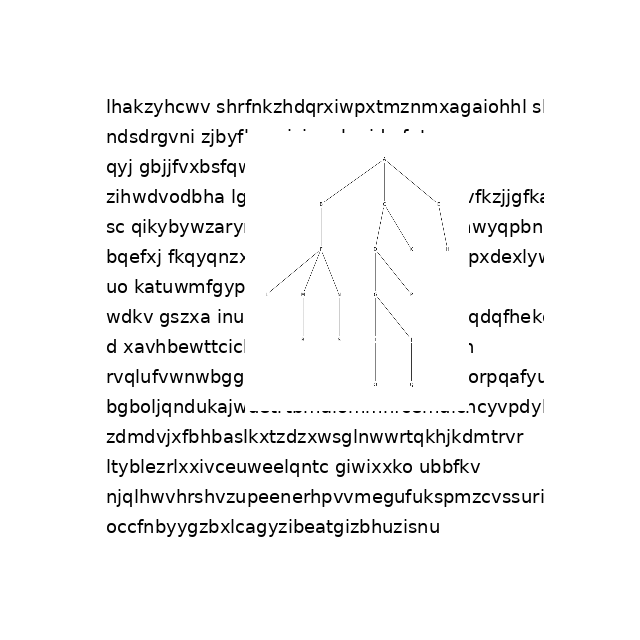
#> input picture dataset/synthetic_graphs_on_synthetic_pages/images/val/tree100_comp1.png, 640 x 640 px, found by its file name; its folder holds only this picture in this run
$ python generate_synthetic_data_stemma_on_page.py
#> lines starting #> are read from the running program, lines starting #| are printed output that depends on the picture
# code A. Hoenen, 2025, CC BY-NC 4.0 https://creativecommons.org/licenses/by-nc/4.0/

import os
import cv2
import numpy as np
import random
from PIL import Image, ImageDraw, ImageFont

# Set up directories
input_dir = "dataset/graphs/images/val"
output_img_dir = "dataset/synthetic_graphs_on_synthetic_pages/images/val"
output_lbl_dir = "dataset/synthetic_graphs_on_synthetic_pages/labels/val"
os.makedirs(output_img_dir, exist_ok=True)
os.makedirs(output_lbl_dir, exist_ok=True)

def create_random_text_background_with_margin(full_width=640, full_height=640, margin_ratio=0.15, line_count=20):
    # Create full white canvas
    full_img = Image.new('RGB', (full_width, full_height), color='white')

    # Compute inner content area (90% of full size)
    margin_x = int(full_width * margin_ratio)
    margin_y = int(full_height * margin_ratio)
    inner_width = full_width - 2 * margin_x
    inner_height = full_height - 2 * margin_y

    # Create inner text content area
    inner_img = Image.new('RGB', (inner_width, inner_height), color='white')
    draw = ImageDraw.Draw(inner_img)

    try:
        font = ImageFont.truetype("DejaVuSans.ttf", 18)
    except:
        font = ImageFont.load_default()

    for i in range(line_count):
        text = ''.join(random.choices(" abcdefghijklmnopqrstuvwxyz", k=random.randint(30, 70)))
        draw.text((10, i * 30), text, font=font, fill='black')

    # Paste inner content into white canvas
    full_img.paste(inner_img, (margin_x, margin_y))

    return np.array(full_img), margin_x, margin_y, inner_width, inner_height
# Generate synthetic background (fake page with text)
def create_random_text_background(width=640, height=640, line_count=20):
    img = Image.new('RGB', (width, height), color='white')
    draw = ImageDraw.Draw(img)

    try:
        font = ImageFont.truetype("DejaVuSans.ttf", 18)
    except:
        font = ImageFont.load_default()

    for i in range(line_count):
        text = ''.join(random.choices(" abcdefghijklmnopqrstuvwxyz", k=random.randint(30, 70)))
        draw.text((10, 30 * i), text, font=font, fill='black')

    return np.array(img)

# Convert to YOLO format
def convert_to_yolo(x, y, w, h, img_w, img_h):
    x_center = (x + w / 2) / img_w
    y_center = (y + h / 2) / img_h
    return [x_center, y_center, w / img_w, h / img_h]

label = 0
N_AUG = 3

for filename in os.listdir(input_dir):
    if filename.endswith(".png"):
        img_path = os.path.join(input_dir, filename)
        base_name = os.path.splitext(filename)[0]

        obj_img = cv2.imread(img_path, cv2.IMREAD_UNCHANGED)
#> obj_img is the input picture: shape (640, 640, 3); min 0, max 255, mean 244.6
        if obj_img is None:
            continue

        for aug_idx in range(N_AUG):
            # Create background
            bg_img, margin_x, margin_y, content_w, content_h = create_random_text_background_with_margin()
            bg_h, bg_w, _ = bg_img.shape

            # Resize object image to 100–300 px width
            # Resize object image
            scale = random.uniform(0.2, 0.4)
            new_w = int(bg_w * scale)
            aspect_ratio = obj_img.shape[0] / obj_img.shape[1]
            new_h = int(new_w * aspect_ratio)
            resized_obj = cv2.resize(obj_img, (new_w, new_h))

            # Placement range inside content area (respecting margin)
            max_x = margin_x + content_w - new_w
            min_x = margin_x

            max_y = margin_y + content_h - new_h
            min_y = margin_y

            if max_x < min_x or max_y < min_y:
                print(f"⚠️ Skipped {filename} at augmentation {aug_idx+1}: object too large for margins.")
                continue

            x_offset = random.randint(min_x, max_x)
            y_offset = random.randint(min_y, max_y)

            # Paste object onto background
            # If object has 4 channels, use alpha blending
            if resized_obj.shape[2] == 4:
                alpha = resized_obj[:, :, 3] / 255.0  # normalize alpha to 0–1
                for c in range(3):  # for R, G, B channels
                    bg_img[y_offset:y_offset+new_h, x_offset:x_offset+new_w, c] = (
                        alpha * resized_obj[:, :, c] +
                        (1 - alpha) * bg_img[y_offset:y_offset+new_h, x_offset:x_offset+new_w, c]
                    )
            else:
                # No alpha channel, paste directly
                bg_img[y_offset:y_offset+new_h, x_offset:x_offset+new_w] = resized_obj

            # Convert to YOLO format
            yolo_bbox = convert_to_yolo(x_offset, y_offset, new_w, new_h, bg_w, bg_h)

            # Save image
            out_name = f"{base_name}_comp{aug_idx+1}"
            out_img_path = os.path.join(output_img_dir, out_name + ".png")
            out_lbl_path = os.path.join(output_lbl_dir, out_name + ".txt")
            cv2.imwrite(out_img_path, bg_img)

            # Save label
            with open(out_lbl_path, "w") as f:
                f.write(f"{label} {yolo_bbox[0]:.6f} {yolo_bbox[1]:.6f} {yolo_bbox[2]:.6f} {yolo_bbox[3]:.6f}\n")
#> this loop made 3 passes
#> (max_x, max_y, x_offset, y_offset, x_center in convert_to_yolo, y_center in convert_to_yolo, yolo_bbox) on passes 1 to 3: (415, 415, 224, 199, 0.451, 0.412, [0.451, 0.412, 0.202, 0.202]), (388, 388, 203, 307, 0.439, 0.602, [0.439, 0.602, 0.244, 0.244]), (331, 331, 323, 192, 0.671, 0.466, [0.671, 0.466, 0.333, 0.333])
#> pass 1, `bg_img, margin_x, margin_y, content_w, content_h = create_random_text_..`:
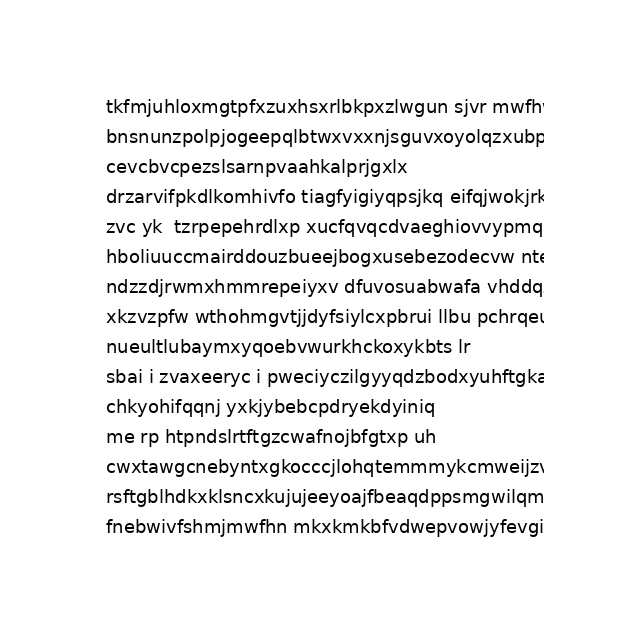
#> bg_img: shape (640, 640, 3); min 0, max 255, mean 239.1
#> pass 1, `resized_obj = cv2.resize(obj_img, (new_w, new_h))`:
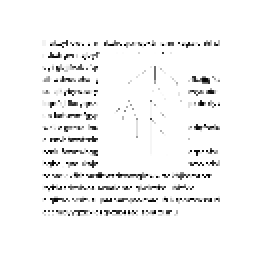
#> resized_obj: shape (129, 129, 3) (shown 2 times larger); min 0, max 255, mean 244.5
#> after the loop:
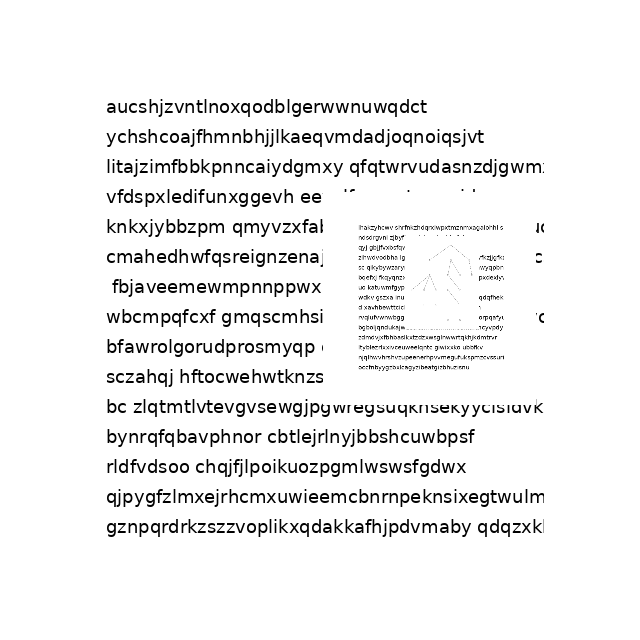
#> bg_img: shape (640, 640, 3); min 0, max 255, mean 241.5

print("✅ Synthetic images with random text backgrounds created.")

$ run again, on dataset/synthetic_graphs_on_synthetic_pages/images/val/tree15_comp3.png
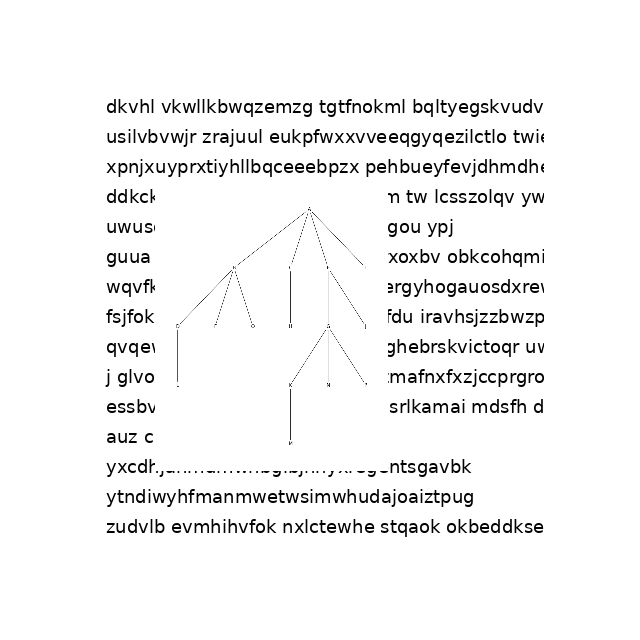
#> input picture dataset/synthetic_graphs_on_synthetic_pages/images/val/tree15_comp3.png, 640 x 640 px, found by its file name
#> obj_img is the input picture: shape (640, 640, 3); min 0, max 255, mean 244.7
#> the loop `for aug_idx in range(N_AUG):` made 3 passes
#> (max_x, max_y, x_offset, y_offset, x_center in convert_to_yolo, y_center in convert_to_yolo, yolo_bbox) on passes 1 to 3: (415, 415, 224, 199, 0.451, 0.412, [0.451, 0.412, 0.202, 0.202]), (388, 388, 203, 307, 0.439, 0.602, [0.439, 0.602, 0.244, 0.244]), (331, 331, 323, 192, 0.671, 0.466, [0.671, 0.466, 0.333, 0.333])
#> pass 1, `resized_obj = cv2.resize(obj_img, (new_w, new_h))`:
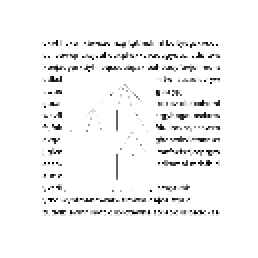
#> resized_obj: shape (129, 129, 3) (shown 2 times larger); min 0, max 255, mean 244.5
#> after the loop `for aug_idx in range(N_AUG):`:
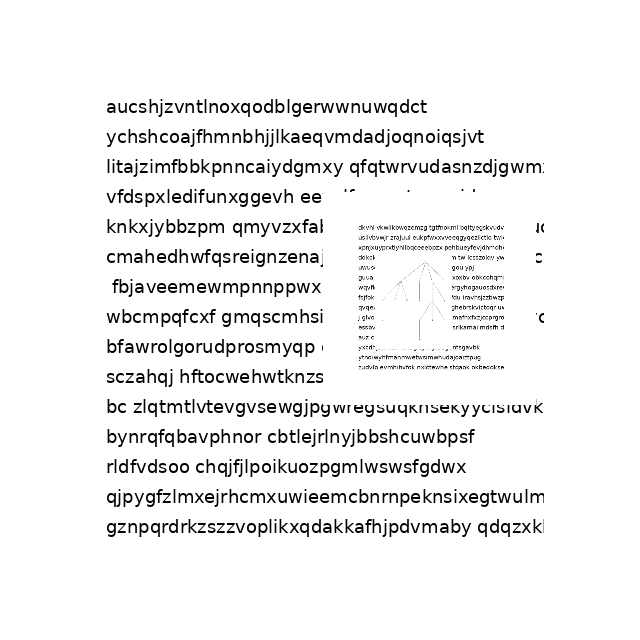
#> bg_img: shape (640, 640, 3); min 0, max 255, mean 241.5

$ run again, on dataset/synthetic_graphs_on_synthetic_pages/images/val/tree16_comp3.png
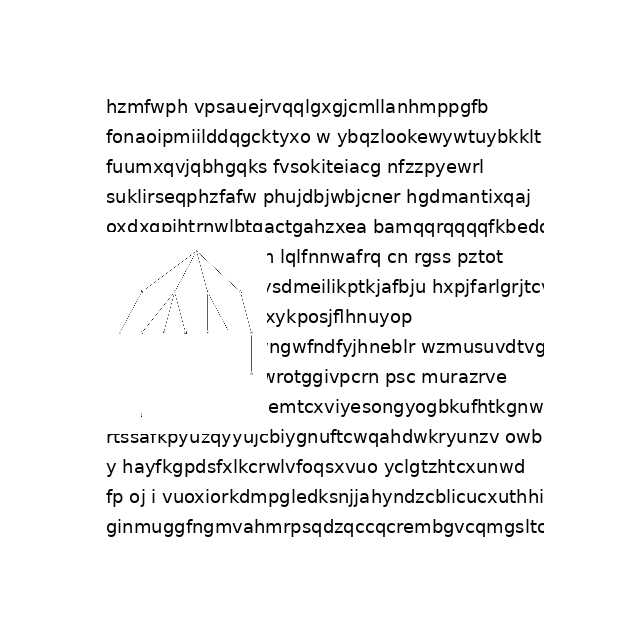
#> input picture dataset/synthetic_graphs_on_synthetic_pages/images/val/tree16_comp3.png, 640 x 640 px, found by its file name
#> obj_img is the input picture: shape (640, 640, 3); min 0, max 255, mean 241.2
#> the loop `for aug_idx in range(N_AUG):` made 3 passes
#> (max_x, max_y, x_offset, y_offset, x_center in convert_to_yolo, y_center in convert_to_yolo, yolo_bbox) on passes 1 to 3: (415, 415, 224, 199, 0.451, 0.412, [0.451, 0.412, 0.202, 0.202]), (388, 388, 203, 307, 0.439, 0.602, [0.439, 0.602, 0.244, 0.244]), (331, 331, 323, 192, 0.671, 0.466, [0.671, 0.466, 0.333, 0.333])
#> pass 1, `resized_obj = cv2.resize(obj_img, (new_w, new_h))`:
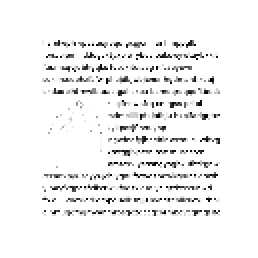
#> resized_obj: shape (129, 129, 3) (shown 2 times larger); min 0, max 255, mean 241.7
#> after the loop `for aug_idx in range(N_AUG):`:
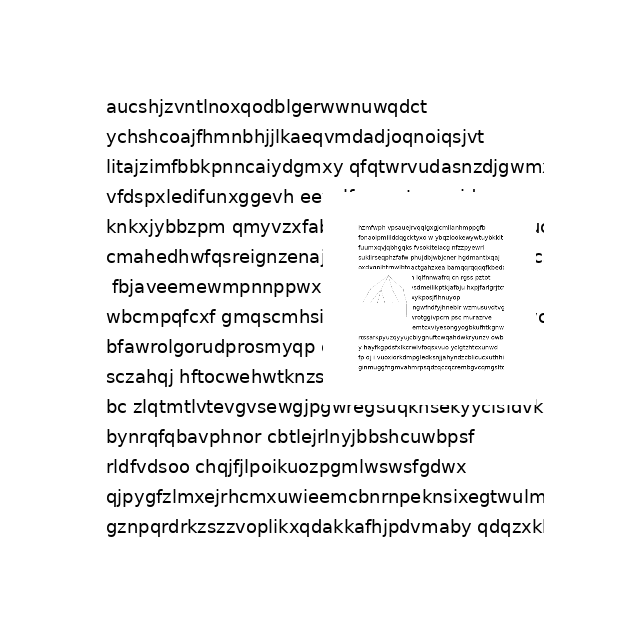
#> bg_img: shape (640, 640, 3); min 0, max 255, mean 241.1

$ run again, on dataset/synthetic_graphs_on_synthetic_pages/images/val/tree17_comp2.png
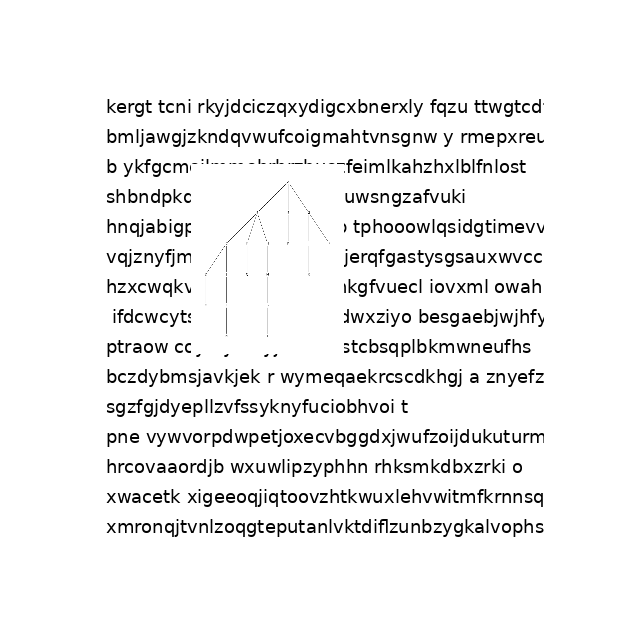
#> input picture dataset/synthetic_graphs_on_synthetic_pages/images/val/tree17_comp2.png, 640 x 640 px, found by its file name
#> obj_img is the input picture: shape (640, 640, 3); min 0, max 255, mean 241.2
#> the loop `for aug_idx in range(N_AUG):` made 3 passes
#> (max_x, max_y, x_offset, y_offset, x_center in convert_to_yolo, y_center in convert_to_yolo, yolo_bbox) on passes 1 to 3: (415, 415, 224, 199, 0.451, 0.412, [0.451, 0.412, 0.202, 0.202]), (388, 388, 203, 307, 0.439, 0.602, [0.439, 0.602, 0.244, 0.244]), (331, 331, 323, 192, 0.671, 0.466, [0.671, 0.466, 0.333, 0.333])
#> pass 1, `resized_obj = cv2.resize(obj_img, (new_w, new_h))`:
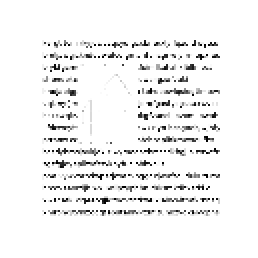
#> resized_obj: shape (129, 129, 3) (shown 2 times larger); min 0, max 255, mean 241.1
#> after the loop `for aug_idx in range(N_AUG):`:
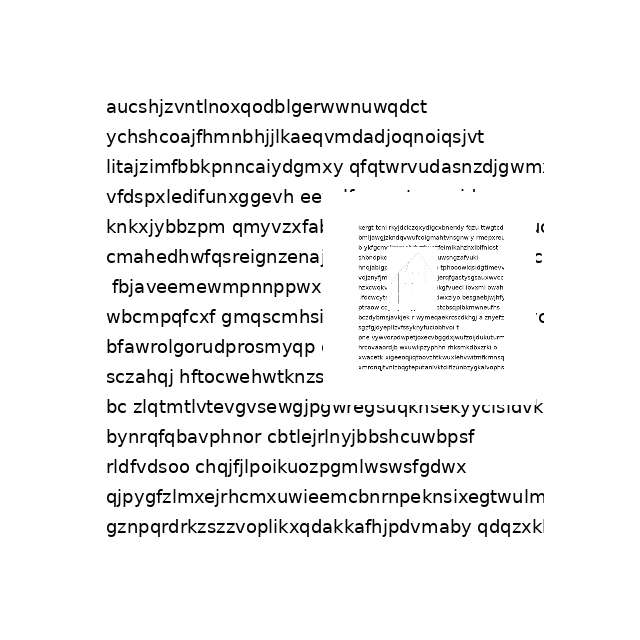
#> bg_img: shape (640, 640, 3); min 0, max 255, mean 241.1

$ run again, on dataset/synthetic_graphs_on_synthetic_pages/images/val/tree12_comp3.png
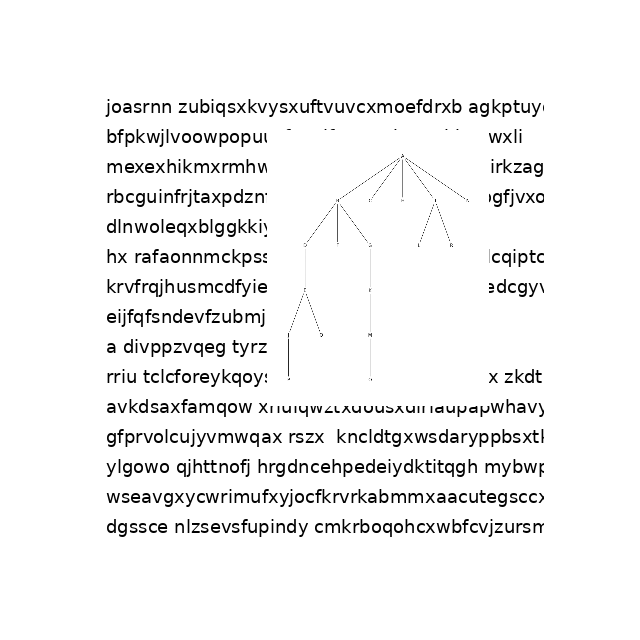
#> input picture dataset/synthetic_graphs_on_synthetic_pages/images/val/tree12_comp3.png, 640 x 640 px, found by its file name
#> obj_img is the input picture: shape (640, 640, 3); min 0, max 255, mean 243.7
#> the loop `for aug_idx in range(N_AUG):` made 3 passes
#> (max_x, max_y, x_offset, y_offset, x_center in convert_to_yolo, y_center in convert_to_yolo, yolo_bbox) on passes 1 to 3: (415, 415, 224, 199, 0.451, 0.412, [0.451, 0.412, 0.202, 0.202]), (388, 388, 203, 307, 0.439, 0.602, [0.439, 0.602, 0.244, 0.244]), (331, 331, 323, 192, 0.671, 0.466, [0.671, 0.466, 0.333, 0.333])
#> pass 1, `resized_obj = cv2.resize(obj_img, (new_w, new_h))`:
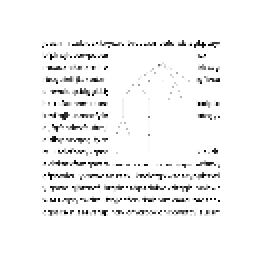
#> resized_obj: shape (129, 129, 3) (shown 2 times larger); min 0, max 255, mean 243.8
#> after the loop `for aug_idx in range(N_AUG):`:
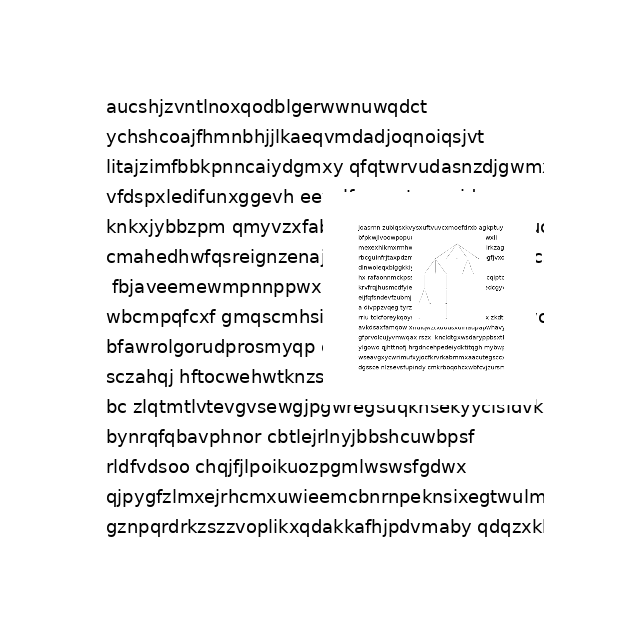
#> bg_img: shape (640, 640, 3); min 0, max 255, mean 241.4
